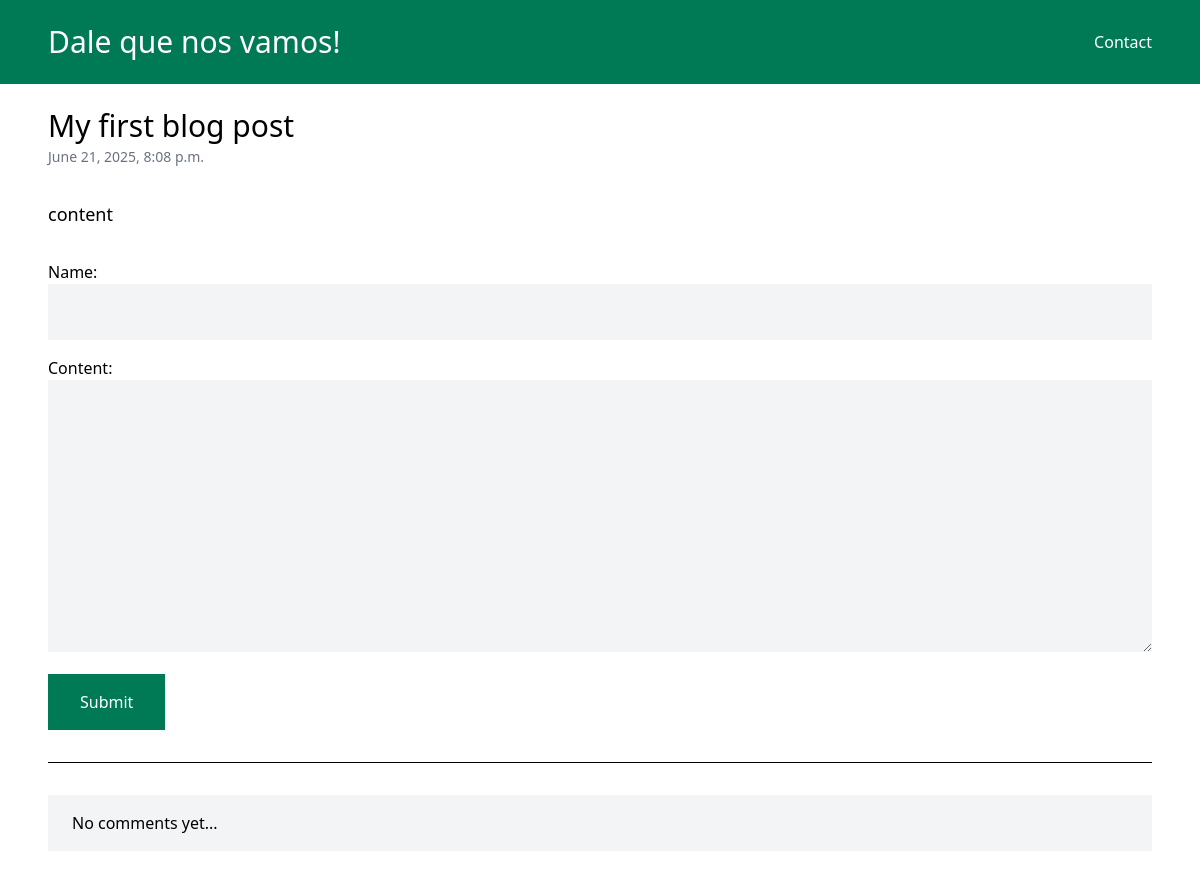
/my-first-blog-post/, run on an earlier commit of the app's database.
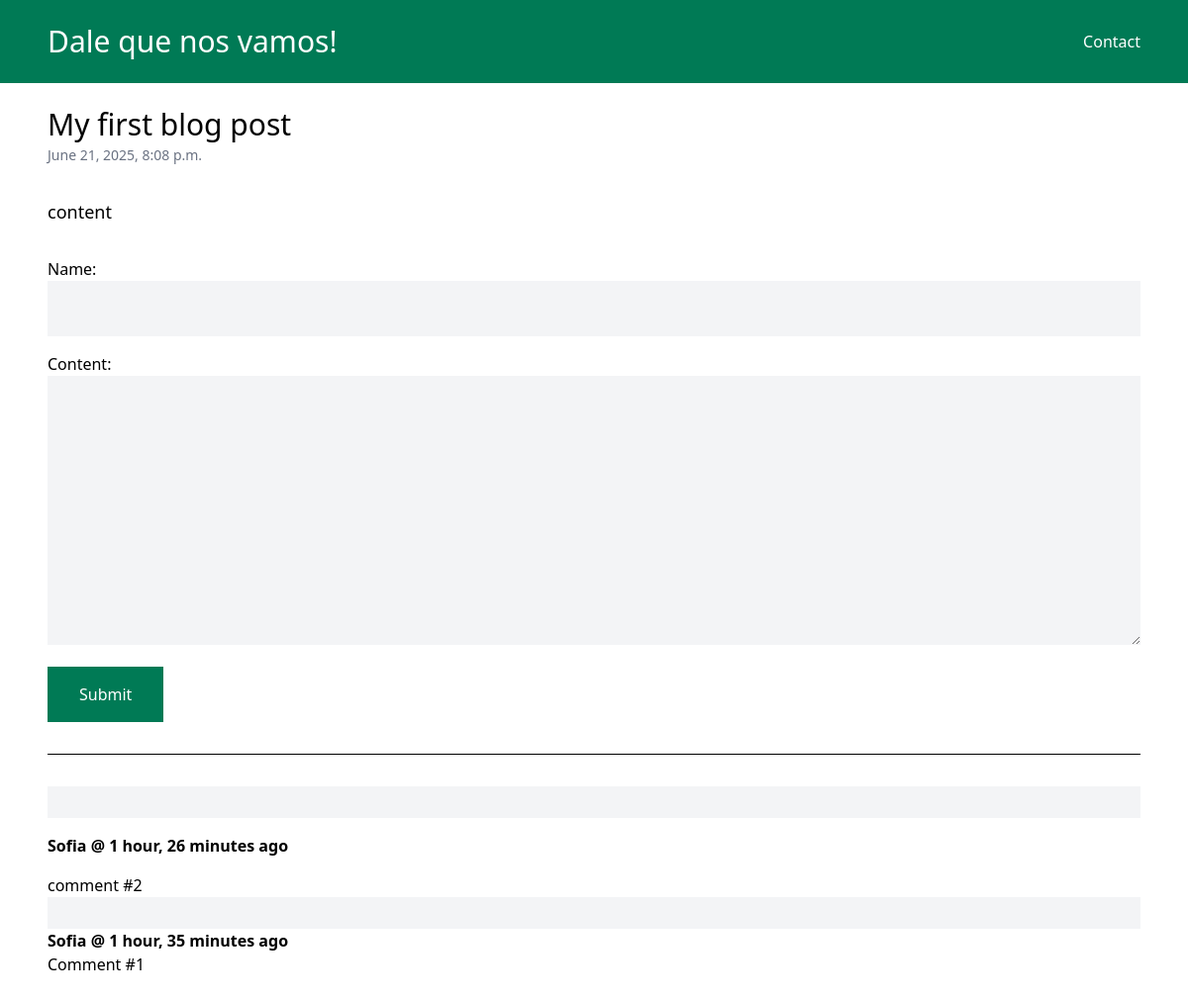
And on a later commit of the database.
### blog/models.py (models this page shows, shortened)
class Post(models.Model):
    title = models.CharField(max_length=255)
    slug = models.SlugField() # This is for the title to appear in the URL
    content = models.TextField()
    created_at = models.DateTimeField(auto_now_add=True)  # Automatically set the date when the post is created
    class Meta:
        ordering = ("-created_at",)  # Order posts by creation date, newest first

class Comment(models.Model):
    post = models.ForeignKey(Post, on_delete=models.CASCADE, related_name='comments')  # Link comment to a post
    name = models.CharField(max_length=255)  # Author of the comment
    content = models.TextField()  # Content of the comment
    created_at = models.DateTimeField(auto_now_add=True)  # Automatically set the date when the comment is created
    class Meta:
        ordering = ("-created_at",)

### blog/views.py (the view)
# urls.py: path('<slug:slug>/', views.detail, name='detail'),  # URL pattern for post detail view
def detail(request, slug):
    post = get_object_or_404(Post, slug=slug)  # Fetch the post with the given slug or return a 404 error if not found
    if request.method == 'POST':
        form = CommentForm(request.POST)
        if form.is_valid():
            comment = form.save(commit=False) # Create a comment instance but don't save it to the database yet
            comment.post = post
            comment.save()  # Save the comment to the database
            return redirect('detail', slug=slug)
    else:
        form = CommentForm()
    return render(request, 'blog/detail.html', {'post': post,
                                                'form': form})  # Render the detail template with the post context

### blog/forms.py
class CommentForm(ModelForm):
    def __init__(self, *args, **kwargs):
        super(CommentForm, self).__init__(*args, **kwargs)
        self.fields['name'].widget.attrs.update({'class': 'w-full py-4 px-6 bg-gray-100'})
        self.fields['content'].widget.attrs.update({'class': 'w-full py-4 px-6 bg-gray-100'})
    class Meta:
        model = Comment
        fields = ('name', 'content')

### blog/templates/blog/detail.html (shortened to what this page needs)
{% extends 'blog/base.html' %}
{% block content %}
    <h1 class="text-3xl">{{ post.title }}</h1>
    <span class="text-sm text-gray-500">{{ post.created_at }}</span>
    <div class="mt-8 text-lg">
        {{ post.content }}
    </div>
    <div class="mt-8">
        <form method="post" action="". class="space-y-4">
            {{ form.as_p}}
            <button class="py-4 px-8 bg-emerald-700 text-white">Submit</button>
        </form>
        <hr class="my-8">
        <div class="space-y-4">
            {% for comment in post.comments.all %}
                <div class="py-4 px-6 bg-gray-100"></div>
                    <h3 class="font-bold">{{ comment.name }} @ {{ comment.created_at|timesince  }} ago</h3>
                    <p>{{ comment.content }}</p>
                </div>
            {% empty %}
                <div class="py-4 px-6 bg-gray-100">
                    <p>No comments yet...</p>
                </div>
            {% endfor %}
        </div>
    </div>
{% endblock %}

### blog/templates/blog/base.html (shortened to what this page needs)
<!doctype html>
<html>
  <head>
    <script src="https://cdn.jsdelivr.net/npm/@tailwindcss/browser@4"></script>
  </head>
  <body>
    <nav class="py-6 px-12 bg-emerald-700 flex justify-between items-center">
        <a href="/" class="text-3xl text-white">Dale que nos vamos!</a>
        <a href="/contact/" class="text-white">Contact</a>
    </nav>
    <main class="py-6 px-12">
        {% block content %}{% endblock %}
  </body>
</html>

What changed in the data, as far as the page shows it:
added Comment: name "Sofia", created_at "1 hour, 26 minutes", content "comment #2"
added Comment: name "Sofia", created_at "1 hour, 35 minutes", content "Comment #1"
Also different on the page:
text no longer shown: "No comments yet..."
